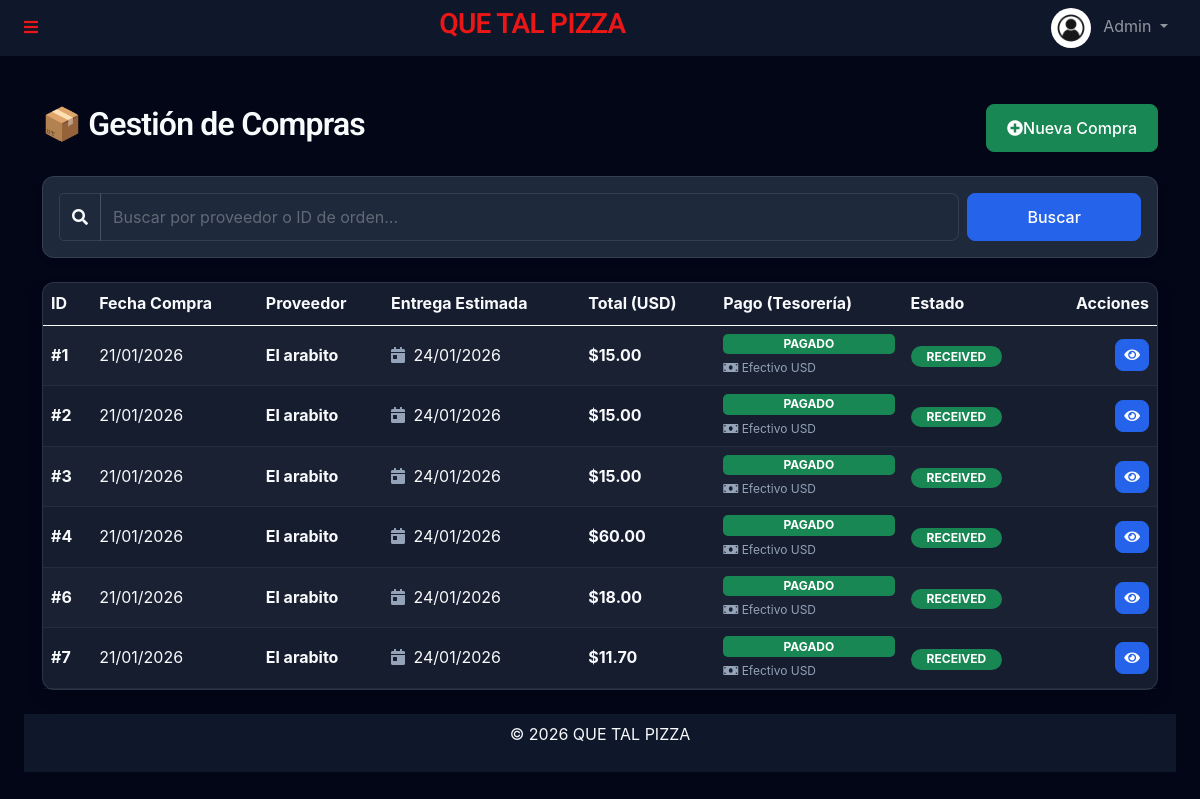
Before: /admin/compras.php (signed in) with the older database file.
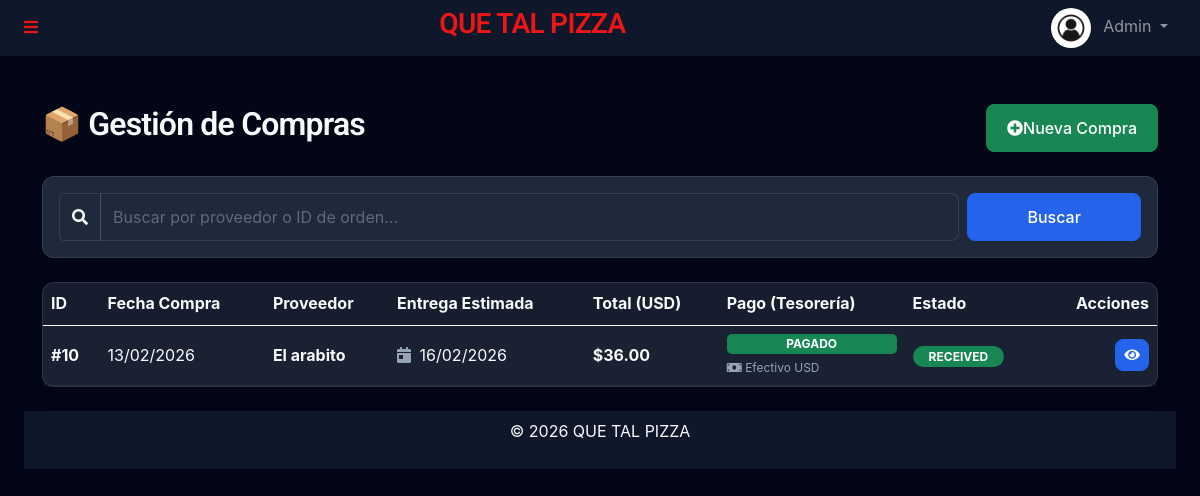
After: the same page with the newer database file.
### tables this page shows
CREATE TABLE `purchase_orders` (
  `id` int(11) NOT NULL,
  `supplier_id` int(11) DEFAULT NULL,
  `order_date` date DEFAULT NULL,
  `expected_delivery_date` date DEFAULT NULL,
  `total_amount` decimal(10,2) DEFAULT NULL,
  `payment_status` enum('paid','pending','partial') DEFAULT 'pending',
  `paid_amount` decimal(16,2) DEFAULT 0.00,
  `status` enum('pending','received','canceled') DEFAULT NULL,
  `created_at` timestamp NULL DEFAULT current_timestamp(),
  `updated_at` timestamp NULL DEFAULT current_timestamp() ON UPDATE current_timestamp(),
  `exchange_rate` decimal(10,2) NOT NULL DEFAULT 1.00
);

CREATE TABLE `suppliers` (
  `id` int(11) NOT NULL,
  `name` varchar(255) DEFAULT NULL,
  `contact_person` varchar(255) DEFAULT NULL,
  `email` varchar(255) DEFAULT NULL,
  `phone` varchar(20) DEFAULT NULL,
  `address` text DEFAULT NULL,
  `created_at` timestamp NULL DEFAULT current_timestamp(),
  `updated_at` timestamp NULL DEFAULT current_timestamp() ON UPDATE current_timestamp()
);

CREATE TABLE `payment_methods` (
  `id` int(11) NOT NULL,
  `name` varchar(50) NOT NULL,
  `currency` enum('USD','VES') NOT NULL,
  `type` enum('cash','bank','digital') NOT NULL DEFAULT 'cash',
  `is_active` tinyint(1) DEFAULT 1
);

### templates/autoload.php (called while the page is built, shortened)
<?php
require_once __DIR__ . '/../funciones/UserManager.php';
require_once __DIR__ . '/../funciones/SupplierManager.php';
require_once __DIR__ . '/../funciones/PurchaseOrderManager.php';
$supplierManager = new SupplierManager($db);
$purchaseOrderManager = new PurchaseOrderManager($db);

### funciones/PurchaseOrderManager.php (called while the page is built, shortened)
<?php
class PurchaseOrderManager
{
    private $db;
    public function __construct($db)
    {
        $this->db = $db;
    }
    public function searchPurchaseOrders($query = '')
    {
        try {
            $sql = "SELECT po.*, s.name as supplier_name
                    FROM purchase_orders po
                    LEFT JOIN suppliers s ON po.supplier_id = s.id";
            $params = [];
            $sql .= " ORDER BY po.order_date DESC";
            $stmt = $this->db->prepare($sql);
            $stmt->execute($params);
            return $stmt->fetchAll(PDO::FETCH_ASSOC);
        } catch (PDOException $e) {
            error_log("Error search purchase orders: " . $e->getMessage());
            return [];
        }
    }
}
?>

### funciones/SupplierManager.php (called while the page is built, shortened)
<?php
class SupplierManager
{
    private $db;
    public function __construct($db)
    {
        $this->db = $db;
    }
    public function getSupplierById($id)
    {
        try {
            $stmt = $this->db->prepare("SELECT * FROM suppliers WHERE id = ?");
            $stmt->execute([$id]);
            return $stmt->fetch(PDO::FETCH_ASSOC);
        } catch (PDOException $e) {
            error_log("Error al obtener proveedor por ID: " . $e->getMessage());
            return false;
        }
    }
}
?>

### admin/compras.php (the view, shortened to what the changed rows need)
<?php
require_once '../templates/autoload.php';
$search = $_GET['search'] ?? '';
$purchaseOrders = $purchaseOrderManager->searchPurchaseOrders($search);
require_once '../templates/header.php';
?>
<div class="container mt-5">
    <div class="d-flex justify-content-between align-items-center mb-4">
        <h2>📦 Gestión de Compras</h2>
    </div>
    <div class="card shadow">
        <div class="card-body p-0">
            <?php if ($purchaseOrders): ?>
                <div class="table-responsive">
                    <table class="table table-striped table-hover mb-0 align-middle">
                        <thead class="table-dark">
                            <tr>
                                <th>ID</th>
                                <th>Fecha Compra</th>
                                <th>Proveedor</th>
                                <th>Entrega Estimada</th>
                                <th>Total (USD)</th>
                                <th>Pago (Tesorería)</th>
                                <th>Estado</th>
                                <th class="text-end">Acciones</th>
                            </tr>
                        </thead>
                        <tbody>
                            <?php foreach ($purchaseOrders as $order): ?>
                                <?php
                                $supplier = $supplierManager->getSupplierById($order['supplier_id']);
                                $stmt = $db->prepare("SELECT pm.name, t.amount, t.currency
                                                          FROM transactions t
                                                          JOIN payment_methods pm ON t.payment_method_id = pm.id
                                                          WHERE t.reference_type = 'purchase' AND t.reference_id = ?");
                                $stmt->execute([$order['id']]);
                                $pago = $stmt->fetch(PDO::FETCH_ASSOC);
                                $badgeClass = match ($order['status']) {
                                    'received' => 'bg-success',
                                    'pending' => 'bg-warning text-dark',
                                    'canceled' => 'bg-danger',
                                    default => 'bg-secondary'
                                };
                                ?>
                                <tr>
                                    <td class="fw-bold">#<?= $order['id'] ?></td>
                                    <td><?= date('d/m/Y', strtotime($order['order_date'])) ?></td>
                                    <td>
                                        <span class="fw-bold"><?= htmlspecialchars($supplier['name'] ?? 'Desconocido') ?></span>
                                    </td>
                                    <td>
                                        <i class="fa fa-calendar-day text-muted me-1"></i>
                                        <?= date('d/m/Y', strtotime($order['expected_delivery_date'])) ?>
                                    </td>
                                    <td class="fw-bold text-primary">
                                        $<?= number_format($order['total_amount'], 2) ?>
                                    </td>
                                    <td>
                                        <?php
                                        $paymentStatus = $order['payment_status'] ?? 'paid';
                                        if ($pago) {
                                            $paymentStatus = 'paid';
                                        }
                                        $payBadge = match ($paymentStatus) {
                                            'paid' => 'bg-success',
                                            'pending' => 'bg-warning text-dark',
                                            'partial' => 'bg-info text-dark',
                                            default => 'bg-secondary'
                                        };
                                        $payLabel = match ($paymentStatus) {
                                            'paid' => 'PAGADO',
                                            'pending' => 'CRÉDITO PENDIENTE',
                                            'partial' => 'PARCIAL',
                                            default => 'DESCONOCIDO'
                                        };
                                        ?>
                                        <span class="badge <?= $payBadge ?> d-block mb-1"><?= $payLabel ?></span>
                                        <?php if ($pago && $paymentStatus === 'paid'): ?>
                                            <small class="d-block text-muted" style="font-size: 0.75rem;">
                                                <i class="fa fa-money-bill"></i> <?= $pago['name'] ?>
                                            </small>
                                        <?php endif; ?>
                                    </td>
                                    <td>
                                        <span class="badge <?= $badgeClass ?> rounded-pill px-3">
                                            <?= strtoupper($order['status']) ?>
                                        </span>
                                    </td>
                                    <td class="text-end">
                                        <div class="btn-group">
                                            <a href="edit_purchase_order.php?id=<?= $order['id'] ?>"
                                                class="btn btn-sm btn-primary" title="Ver Detalles">
                                                <i class="fa fa-eye"></i>
                                            </a>
                                        </div>
                                    </td>
                                </tr>
                            <?php endforeach; ?>
                        </tbody>
                    </table>
                </div>
            <?php endif; ?>
        </div>
    </div>
</div>
<?php require_once '../templates/footer.php'; ?>

Changed rows visible on the page:
removed purchase_orders: id "1", order_date "21/01/2026", supplier.name "El arabito", expected_delivery_date "24/01/2026", total_amount "15.00", payLabel "PAGADO", payment_methods.name "Efectivo USD", status "RECEIVED"
removed purchase_orders: id "2", order_date "21/01/2026", supplier.name "El arabito", expected_delivery_date "24/01/2026", total_amount "15.00", payLabel "PAGADO", payment_methods.name "Efectivo USD", status "RECEIVED"
removed purchase_orders: id "3", order_date "21/01/2026", supplier.name "El arabito", expected_delivery_date "24/01/2026", total_amount "15.00", payLabel "PAGADO", payment_methods.name "Efectivo USD", status "RECEIVED"
removed purchase_orders: id "4", order_date "21/01/2026", supplier.name "El arabito", expected_delivery_date "24/01/2026", total_amount "60.00", payLabel "PAGADO", payment_methods.name "Efectivo USD", status "RECEIVED"
removed purchase_orders: id "6", order_date "21/01/2026", supplier.name "El arabito", expected_delivery_date "24/01/2026", total_amount "18.00", payLabel "PAGADO", payment_methods.name "Efectivo USD", status "RECEIVED"
removed purchase_orders: id "7", order_date "21/01/2026", supplier.name "El arabito", expected_delivery_date "24/01/2026", total_amount "11.70", payLabel "PAGADO", payment_methods.name "Efectivo USD", status "RECEIVED"
added purchase_orders: id "10", order_date "13/02/2026", supplier.name "El arabito", expected_delivery_date "16/02/2026", total_amount "36.00", payLabel "PAGADO", payment_methods.name "Efectivo USD", status "RECEIVED"
